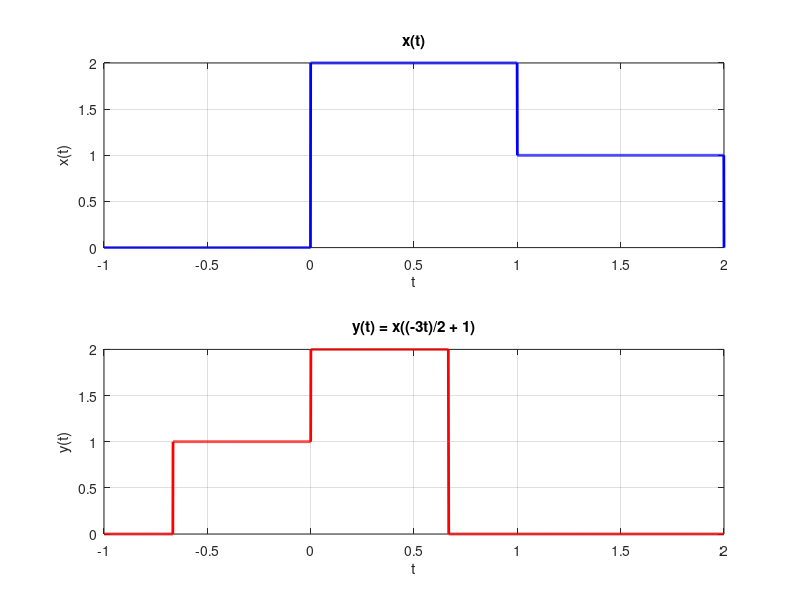

The MATLAB source for this figure:
% 定義時間軸
t = -1:0.001:2;

% 定義 x(t) 分段函數
x = zeros(size(t));
for i = 1:length(t)
    if t(i) >= 0 && t(i) < 1
        x(i) = 2;
    elseif t(i) >= 1 && t(i) < 2
        x(i) = 1;
    else
        x(i) = 0;
    end
end

% 計算 y(t) = x((-3t)/2 + 1)
tau = (-3*t)/2 + 1;

% 使用內插法取得 x(tau)
y = interp1(t, x, tau, 'linear', 0);  % 超出定義區間時補 0

% 畫圖
figure;

subplot(2,1,1);
plot(t, x, 'b', 'LineWidth', 2);
title('x(t)');
xlabel('t');
ylabel('x(t)');
grid on;

subplot(2,1,2);
plot(t, y, 'r', 'LineWidth', 2);
title('y(t) = x((-3t)/2 + 1)');
xlabel('t');
ylabel('y(t)');
grid on;
